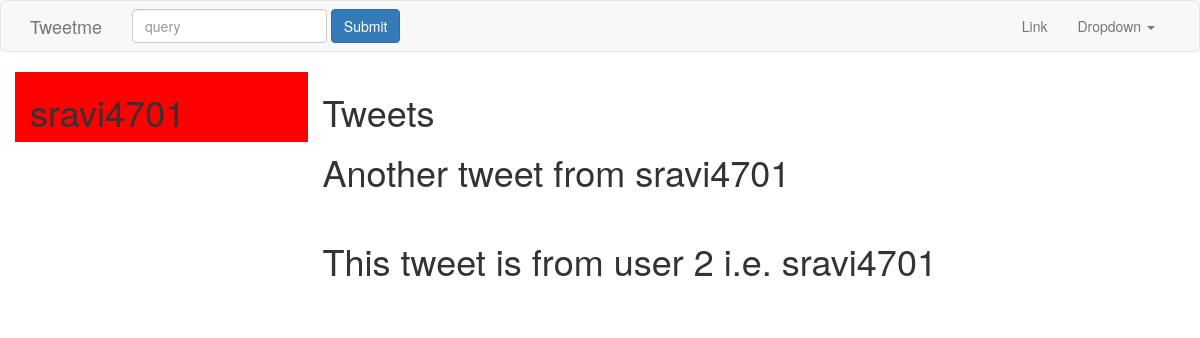
Screenshot of /profile/sravi4701/ with the database file from the repository.
### tweets/models.py (models this page shows, shortened)
class Tweet(models.Model):
	user 		= models.ForeignKey(settings.AUTH_USER_MODEL)
	content 	= models.CharField(max_length=140, validators=[validate_content])
	updated 	= models.DateTimeField(auto_now=True)
	timestamp 	= models.DateTimeField(auto_now_add=True)
	class Meta:
		ordering = ['-timestamp', 'content']

### accounts/views.py (the view, shortened to what this page needs)
# urls.py: url(r'^(?P<username>[\w.@+-]+)/$', UserDetailView.as_view(), name="detail"),#profile/1
class UserDetailView(DetailView):
	template_name = "accounts/user_profile.html"
	def get_object(self, *args, **kwargs):
		return get_object_or_404(User, username__iexact=self.kwargs.get("username"))

### accounts/templates/accounts/user_profile.html (shortened to what this page needs)
{% extends "base.html" %}
{% block content %}
    {% if object %}
    	<div class="row">
    		<div class="col-sm-3 col-xs-12" style="background-color: red;">
    			<h1>{{ object.username }}</h1>
    		</div>
    		<div class="col-sm-9 col-xs-12">
    			<h1>Tweets</h1>
    			{% for tweet in object.tweet_set.all %}
    				<h1>{{ tweet.content }}</h1><br>
    			{% endfor %}
    		</div>
    	</div>
	{% endif%}
{% endblock content %}

### rows the page displays
Tweet: content "Another tweet from sravi4701"
Tweet: content "This tweet is from user 2 i.e. sravi4701"

### other values shown
{{ object.username }} "sravi4701"
